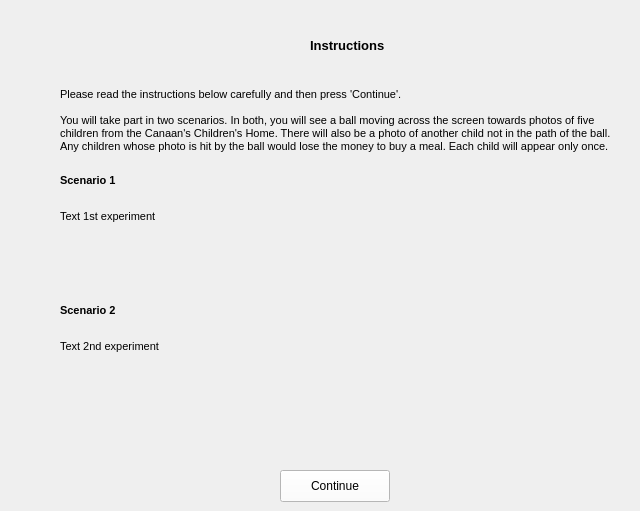
    <widget class="QWidget" name="pageInstructions">
     <widget class="QPushButton" name="instructContinueButton">
      <property name="geometry">
       <rect>
        <x>280</x>
        <y>470</y>
        <width>110</width>
        <height>32</height>
       </rect>
      </property>
      <property name="font">
       <font>
        <family>Arial</family>
       </font>
      </property>
      <property name="autoFillBackground">
       <bool>false</bool>
      </property>
      <property name="styleSheet">
       <string notr="true">background-color: rgb(255, 255, 255);</string>
      </property>
      <property name="text">
       <string>Continue</string>
      </property>
     </widget>
     <widget class="QLabel" name="instructions">
      <property name="geometry">
       <rect>
        <x>60</x>
        <y>80</y>
        <width>561</width>
        <height>81</height>
       </rect>
      </property>
      <property name="font">
       <font>
        <family>Arial</family>
        <pointsize>8</pointsize>
       </font>
      </property>
      <property name="text">
       <string>Please read the instructions below carefully and then press 'Continue'.

You will take part in two scenarios. In both, you will see a ball moving across the screen towards photos of five children from the Canaan's Children's Home. There will also be a photo of another child not in the path of the ball. Any children whose photo is hit by the ball would lose the money to buy a meal. Each child will appear only once.</string>
      </property>
      <property name="wordWrap">
       <bool>true</bool>
      </property>
     </widget>
     <widget class="QLabel" name="instructionsExp1">
      <property name="geometry">
       <rect>
        <x>60</x>
        <y>210</y>
        <width>561</width>
        <height>81</height>
       </rect>
      </property>
      <property name="font">
       <font>
        <family>Arial</family>
        <pointsize>8</pointsize>
       </font>
      </property>
      <property name="text">
       <string>Text 1st experiment</string>
      </property>
      <property name="alignment">
       <set>Qt::AlignLeading|Qt::AlignLeft|Qt::AlignTop</set>
      </property>
      <property name="wordWrap">
       <bool>true</bool>
      </property>
     </widget>
     <widget class="QLabel" name="instructionsExp2">
      <property name="geometry">
       <rect>
        <x>60</x>
        <y>340</y>
        <width>571</width>
        <height>81</height>
       </rect>
      </property>
      <property name="font">
       <font>
        <family>Arial</family>
        <pointsize>8</pointsize>
       </font>
      </property>
      <property name="text">
       <string>Text 2nd experiment</string>
      </property>
      <property name="alignment">
       <set>Qt::AlignLeading|Qt::AlignLeft|Qt::AlignTop</set>
      </property>
      <property name="wordWrap">
       <bool>true</bool>
      </property>
     </widget>
     <widget class="QLabel" name="labelExp1">
      <property name="geometry">
       <rect>
        <x>310</x>
        <y>30</y>
        <width>121</width>
        <height>31</height>
       </rect>
      </property>
      <property name="font">
       <font>
        <family>Arial</family>
        <pointsize>10</pointsize>
        <weight>75</weight>
        <bold>true</bold>
       </font>
      </property>
      <property name="text">
       <string>Instructions</string>
      </property>
      <property name="alignment">
       <set>Qt::AlignLeading|Qt::AlignLeft|Qt::AlignVCenter</set>
      </property>
     </widget>
     <widget class="QLabel" name="label_14">
      <property name="geometry">
       <rect>
        <x>60</x>
        <y>170</y>
        <width>181</width>
        <height>21</height>
       </rect>
      </property>
      <property name="font">
       <font>
        <family>Arial</family>
        <pointsize>8</pointsize>
        <weight>75</weight>
        <bold>true</bold>
       </font>
      </property>
      <property name="text">
       <string>Scenario 1</string>
      </property>
      <property name="alignment">
       <set>Qt::AlignLeading|Qt::AlignLeft|Qt::AlignVCenter</set>
      </property>
     </widget>
     <widget class="QLabel" name="labelExp2">
      <property name="geometry">
       <rect>
        <x>60</x>
        <y>300</y>
        <width>181</width>
        <height>21</height>
       </rect>
      </property>
      <property name="font">
       <font>
        <family>Arial</family>
        <pointsize>8</pointsize>
        <weight>75</weight>
        <bold>true</bold>
       </font>
      </property>
      <property name="text">
       <string>Scenario 2</string>
      </property>
      <property name="alignment">
       <set>Qt::AlignLeading|Qt::AlignLeft|Qt::AlignVCenter</set>
      </property>
     </widget>
     <widget class="QLabel" name="label_22">
      <property name="geometry">
       <rect>
        <x>0</x>
        <y>-20</y>
        <width>131</width>
        <height>91</height>
       </rect>
      </property>
      <property name="text">
       <string/>
      </property>
      <property name="pixmap">
       <pixmap>ucl-logo.jpg</pixmap>
      </property>
      <property name="scaledContents">
       <bool>true</bool>
      </property>
     </widget>
    </widget>
